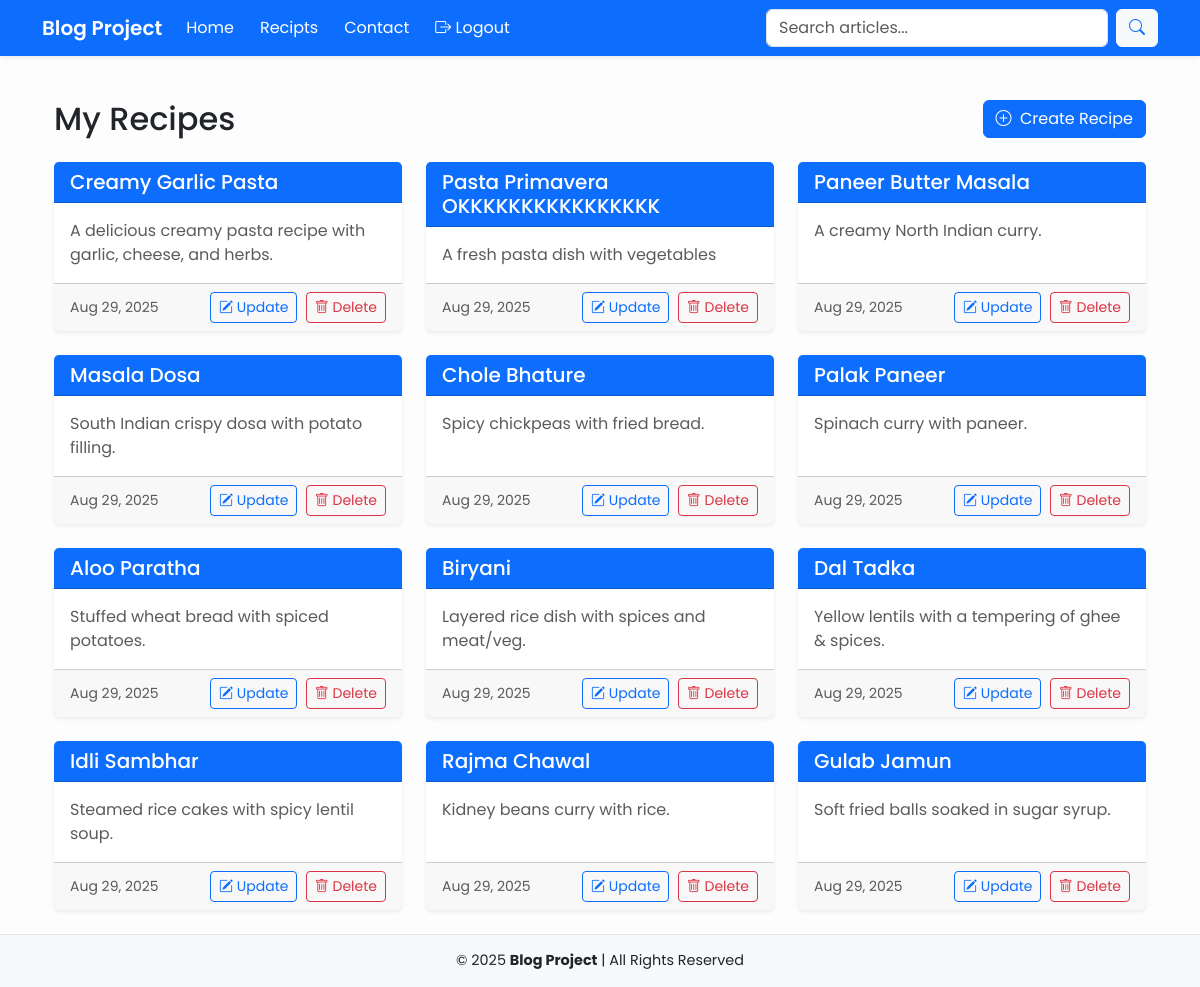
/recipes/ (signed in), run on an earlier commit of the app's database.
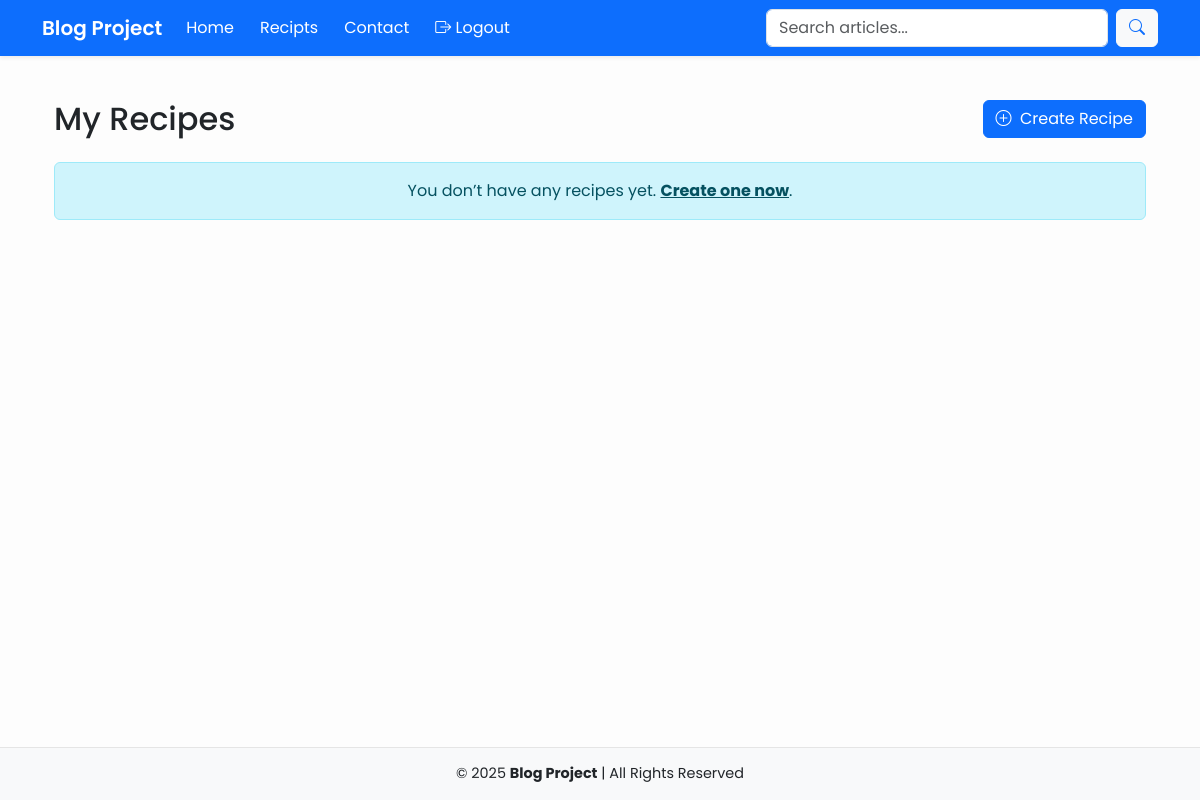
And on a later commit of the database.
### recipes/models.py (models this page shows, shortened)
class Recipe(models.Model):
    user = models.ForeignKey(
        User,
        on_delete=models.CASCADE,
        related_name="recipes"
    )
    name = models.CharField(max_length=255)
    slug = models.SlugField(max_length=255, blank=True, null=True)
    description = models.TextField(blank=True, null=True)
    directions = models.TextField(help_text="Step-by-step cooking instructions")
    created_at = models.DateTimeField(auto_now_add=True)
    updated_at = models.DateTimeField(auto_now=True)
    active = models.BooleanField(default=True)

### recipes/views.py (the view)
# urls.py: path("", recipe_list_view, name="recipe-list"),
@login_required
def recipe_list_view(request):
    qs = Recipe.objects.filter(user=request.user)
    context = {
        "objects":qs
    }
    return render(request, "recipes/list.html", context)

### recipes/templates/recipes/list.html
{% extends "layout/base.html" %} {% block content %}
<div class="container mt-4">
  <div class="d-flex justify-content-between align-items-center mb-4">
    <h2 class="mb-0">My Recipes</h2>
    <a href="{% url 'recipe-create' %}" class="btn btn-primary">
      <i class="bi bi-plus-circle me-1"></i> Create Recipe
    </a>
  </div>
  <div class="row">
    {% for recipe in objects %}
    <div class="col-md-4 mb-4">
      <div class="card shadow-sm border-0 h-100">
        <div class="card-header bg-primary text-white">
          <a
            href="{% url 'recipe-detail' recipe.slug %}"
            class="text-white text-decoration-none"
          >
            <h5 class="mb-0">{{ recipe.name }}</h5>
          </a>
        </div>
        <div class="card-body">
          {% if recipe.description %}
          <p class="card-text text-muted">
            {{ recipe.description|truncatewords:30 }}
          </p>
          {% else %}
          <p class="text-muted fst-italic">No description provided.</p>
          {% endif %}
        </div>
        <div
          class="card-footer d-flex justify-content-between align-items-center"
        >
          <small class="text-muted">
            {{ recipe.created_at|date:"M d, Y" }}
          </small>
          <div>
            <a
              href="{% url 'recipe-update' recipe.id %}"
              class="btn btn-sm btn-outline-primary me-1"
            >
              <i class="bi bi-pencil-square"></i> Update
            </a>
            <a href="{% url 'home' %}" class="btn btn-sm btn-outline-danger">
              <i class="bi bi-trash"></i> Delete
            </a>
          </div>
        </div>
      </div>
    </div>
    {% empty %}
    <div class="col-12">
      <div class="alert alert-info text-center">
        You don’t have any recipes yet.
        <a class="alert-link">Create one now</a>.
      </div>
    </div>
    {% endfor %}
  </div>
</div>
{% endblock content %}

### templates/layout/base.html (shortened to what this page needs)
<!DOCTYPE html>
<html lang="en">
  <head>
    <link
      rel="stylesheet"
      href="https://cdn.jsdelivr.net/npm/bootstrap@5.3.8/dist/css/bootstrap.min.css"
    />
    <link
      rel="stylesheet"
      href="https://cdn.jsdelivr.net/npm/bootstrap-icons@1.11.3/font/bootstrap-icons.css"
    />
  </head>
  <body>
    <header>
      <nav class="navbar navbar-expand-lg navbar-dark bg-primary shadow-sm">
        <div class="container">
          <a class="navbar-brand" href="{% url 'home' %}">Blog Project</a>
          <div class="collapse navbar-collapse" id="navbarSupportedContent">
            <ul class="navbar-nav me-auto mb-2 mb-lg-0">
              <li class="nav-item">
                <a
                  class="nav-link {% if request.resolver_match.url_name == 'home' %}active{% endif %}"
                  aria-current="page"
                  href="{% url 'home' %}"
                >
                  Home
                </a>
              </li>
              <li class="nav-item">
                <a
                  class="nav-link {% if request.resolver_match.url_name == 'recipt-list' %}active{% endif %}"
                  href="{% url 'recipe-list' %}"
                  >Recipts</a
                >
              </li>
              <li class="nav-item">
                <a class="nav-link" href="#">Contact</a>
              </li>
              {% if not request.user.is_authenticated %}
              <li class="nav-item">
                <a class="nav-link" href="{% url 'login' %}">
                  <i class="bi bi-box-arrow-in-right"></i> Login
                </a>
              </li>
              {% else %}
              <li class="nav-item">
                <a class="nav-link" href="{% url 'logout' %}">
                  <i class="bi bi-box-arrow-right"></i> Logout
                </a>
              </li>
              {% endif %}
            </ul>
            <form
              class="d-flex"
              role="search"
              method="GET"
              action="{% url 'home' %}"
            >
              <input
                class="form-control me-2"
                type="search"
                name="q"
                placeholder="Search articles..."
                aria-label="Search"
                value="{{ request.GET.q|default:'' }}"
              />
              <button class="btn btn-light text-primary" type="submit">
                <i class="bi bi-search"></i>
              </button>
            </form>
          </div>
        </div>
      </nav>
    </header>
    <main class="container">{% block content %}{% endblock %}</main>
    <footer>
      <div class="container">
        <p class="mb-0">
          &copy; {{ year|default:2025 }} <strong>Blog Project</strong> | All
          Rights Reserved
        </p>
      </div>
    </footer>
  </body>
</html>

### templates/layout/base.html (style rules this page uses)
html, body { height: 100%; }
body { font-family: "Poppins", sans-serif; display: flex; flex-direction: column; background-color: #fdfdfd; }
main { flex: 1; padding-top: 20px; }
footer { background-color: #f8f9fa; padding: 15px 0; text-align: center; border-top: 1px solid #e5e5e5; font-size: 0.9rem; }
.navbar-brand { font-weight: 600; color: #fff !important; }
.navbar-nav .nav-link { color: #fff !important; margin-right: 10px; }

What changed in the data, as far as the page shows it:
removed Recipe: name "Creamy Garlic Pasta", description "A delicious creamy pasta recipe with garlic, cheese, and herbs.", created_at "Aug 29, 2025"
removed Recipe: name "Pasta Primavera OKKKKKKKKKKKKKKKK", description "A fresh pasta dish with vegetables", created_at "Aug 29, 2025"
removed Recipe: name "Paneer Butter Masala", description "A creamy North Indian curry.", created_at "Aug 29, 2025"
removed Recipe: name "Masala Dosa", description "South Indian crispy dosa with potato filling.", created_at "Aug 29, 2025"
removed Recipe: name "Chole Bhature", description "Spicy chickpeas with fried bread.", created_at "Aug 29, 2025"
removed Recipe: name "Palak Paneer", description "Spinach curry with paneer.", created_at "Aug 29, 2025"
removed Recipe: name "Aloo Paratha", description "Stuffed wheat bread with spiced potatoes.", created_at "Aug 29, 2025"
removed Recipe: name "Biryani", description "Layered rice dish with spices and meat/veg.", created_at "Aug 29, 2025"
removed Recipe: name "Dal Tadka", description "Yellow lentils with a tempering of ghee & spices.", created_at "Aug 29, 2025"
removed Recipe: name "Idli Sambhar", description "Steamed rice cakes with spicy lentil soup.", created_at "Aug 29, 2025"
removed Recipe: name "Rajma Chawal", description "Kidney beans curry with rice.", created_at "Aug 29, 2025"
removed Recipe: name "Gulab Jamun", description "Soft fried balls soaked in sugar syrup.", created_at "Aug 29, 2025"
Also different on the page:
text now shown: "You don’t have any recipes yet. Create one now ."
